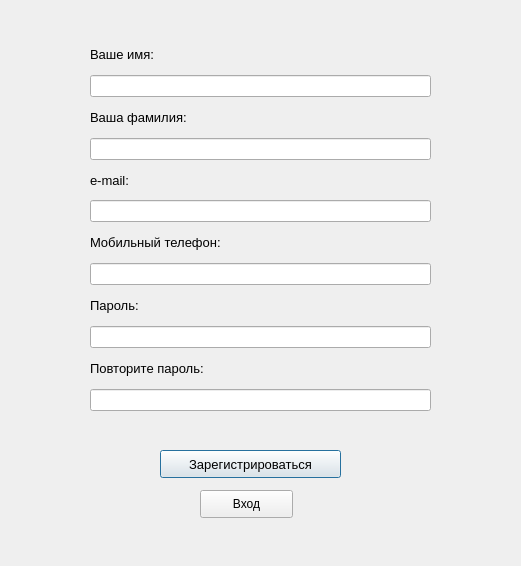
<?xml version="1.0" encoding="UTF-8"?>
<ui version="4.0">
 <class>RegistrationDialog</class>
 <widget class="QDialog" name="RegistrationDialog">
  <property name="geometry">
   <rect>
    <x>0</x>
    <y>0</y>
    <width>521</width>
    <height>566</height>
   </rect>
  </property>
  <property name="windowTitle">
   <string>Registration</string>
  </property>
  <widget class="QWidget" name="verticalLayoutWidget">
   <property name="geometry">
    <rect>
     <x>90</x>
     <y>40</y>
     <width>341</width>
     <height>371</height>
    </rect>
   </property>
   <layout class="QVBoxLayout" name="verticalLayout">
    <item>
     <widget class="QLabel" name="label_3">
      <property name="font">
       <font>
        <pointsize>10</pointsize>
       </font>
      </property>
      <property name="text">
       <string>Ваше имя:</string>
      </property>
     </widget>
    </item>
    <item>
     <widget class="QLineEdit" name="editName"/>
    </item>
    <item>
     <widget class="QLabel" name="label_4">
      <property name="font">
       <font>
        <pointsize>10</pointsize>
       </font>
      </property>
      <property name="text">
       <string>Ваша фамилия:</string>
      </property>
     </widget>
    </item>
    <item>
     <widget class="QLineEdit" name="editSurname"/>
    </item>
    <item>
     <widget class="QLabel" name="label">
      <property name="font">
       <font>
        <pointsize>10</pointsize>
       </font>
      </property>
      <property name="text">
       <string>e-mail:</string>
      </property>
     </widget>
    </item>
    <item>
     <widget class="QLineEdit" name="editEmail"/>
    </item>
    <item>
     <widget class="QLabel" name="label_6">
      <property name="font">
       <font>
        <pointsize>10</pointsize>
       </font>
      </property>
      <property name="text">
       <string>Мобильный телефон:</string>
      </property>
     </widget>
    </item>
    <item>
     <widget class="QLineEdit" name="editPhoneNumber"/>
    </item>
    <item>
     <widget class="QLabel" name="label_2">
      <property name="font">
       <font>
        <pointsize>10</pointsize>
       </font>
      </property>
      <property name="text">
       <string>Пароль:</string>
      </property>
     </widget>
    </item>
    <item>
     <widget class="QLineEdit" name="editPassword">
      <property name="echoMode">
       <enum>QLineEdit::Password</enum>
      </property>
     </widget>
    </item>
    <item>
     <widget class="QLabel" name="label_5">
      <property name="font">
       <font>
        <pointsize>10</pointsize>
       </font>
      </property>
      <property name="text">
       <string>Повторите пароль:</string>
      </property>
     </widget>
    </item>
    <item>
     <widget class="QLineEdit" name="editCheckPassword">
      <property name="echoMode">
       <enum>QLineEdit::Password</enum>
      </property>
     </widget>
    </item>
   </layout>
  </widget>
  <widget class="QPushButton" name="buttonRegistration">
   <property name="geometry">
    <rect>
     <x>160</x>
     <y>450</y>
     <width>181</width>
     <height>28</height>
    </rect>
   </property>
   <property name="font">
    <font>
     <pointsize>10</pointsize>
    </font>
   </property>
   <property name="cursor">
    <cursorShape>PointingHandCursor</cursorShape>
   </property>
   <property name="text">
    <string>Зарегистрироваться</string>
   </property>
  </widget>
  <widget class="QPushButton" name="buttonEnter">
   <property name="geometry">
    <rect>
     <x>200</x>
     <y>490</y>
     <width>93</width>
     <height>28</height>
    </rect>
   </property>
   <property name="cursor">
    <cursorShape>PointingHandCursor</cursorShape>
   </property>
   <property name="text">
    <string>Вход</string>
   </property>
  </widget>
 </widget>
 <resources/>
 <connections/>
</ui>
